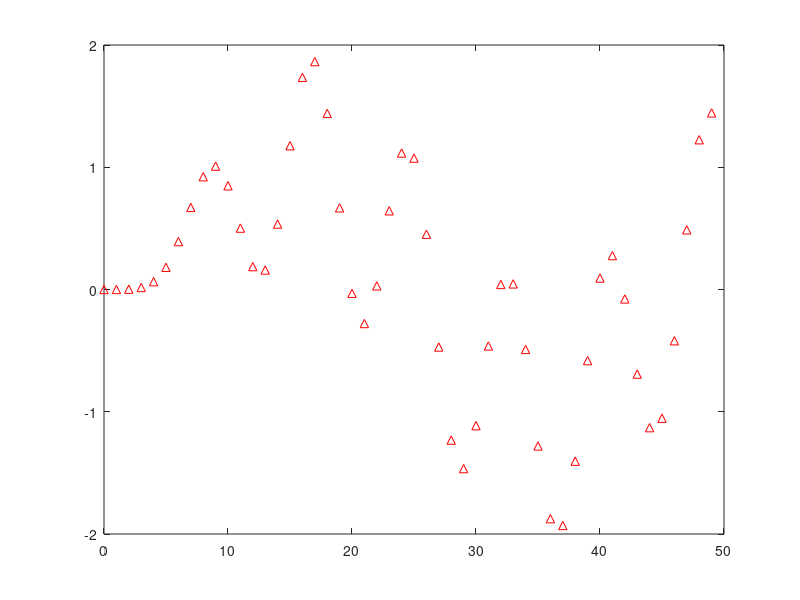

This chart was generated by the following MATLAB code: (Note: this script raises an error after producing the figure.)
fs = 2000; % frekuensi
t = 0:1/fs:1; % periode
x = sin(2*pi*50*t) + sin(2*pi*250*t) + sin(2*pi*750*t); % data sinyal
[b3,a] = butter(9,300/1000); %butter orde 9
y = filter(b3,a,x);
figure
impz(y,1,50) % plot 50 sinyal pertama
[H,f] = freqz(b1,a,50,2000); % plot 50 sinyal pertama
figure
plot(f);
title('Fase');
figure
plot(H);
title('Magnitude');
